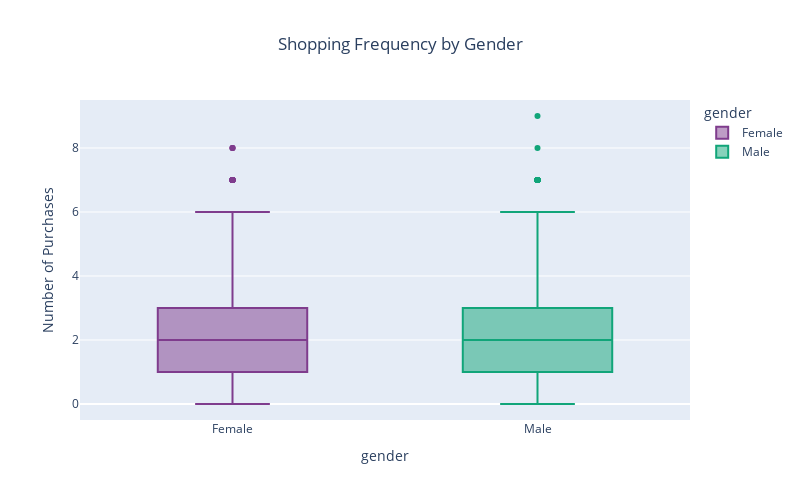

Notebook source saved alongside this figure:
### Code cell
#Frequency per Gender
fig = px.box(
    df,
    x='gender',
    y='frequency',
    color='gender',
    title='Shopping Frequency by Gender',
    labels={'frequency':'Number of Purchases'},
    color_discrete_sequence=px.colors.qualitative.Bold
)
fig.update_layout(title_x=0.5)
fig.update_layout(title_x=0.5,autosize=False,
width=800,
height=500,)
fig.show()

#Male customers may exhibit slightly higher purchase frequency compared to female shoppers.

### Figure 1 — Plotly figure (JSON) as saved in the notebook; plotly's stock layout.template omitted (floating-point values rounded to 4 significant figures; data arrays with more than 128 entries replaced by an {"elided": "..."} marker saying what was removed)
{"data": [{"alignmentgroup": "True", "hovertemplate": "gender=%{x}<br>Number of Purchases=%{y}<extra></extra>", "legendgroup": "Female", "marker": {"color": "rgb(127, 60, 141)"}, "name": "Female", "notched": false, "offsetgroup": "Female", "orientation": "v", "showlegend": true, "type": "box", "x": {"elided": "2440 str values"}, "x0": " ", "xaxis": "x", "y": {"elided": "2440 int values"}, "y0": " ", "yaxis": "y"}, {"alignmentgroup": "True", "hovertemplate": "gender=%{x}<br>Number of Purchases=%{y}<extra></extra>", "legendgroup": "Male", "marker": {"color": "rgb(17, 165, 121)"}, "name": "Male", "notched": false, "offsetgroup": "Male", "orientation": "v", "showlegend": true, "type": "box", "x": {"elided": "2560 str values"}, "x0": " ", "xaxis": "x", "y": {"elided": "2560 int values"}, "y0": " ", "yaxis": "y"}], "layout": {"autosize": false, "boxmode": "overlay", "height": 500, "legend": {"title": {"text": "gender"}, "tracegroupgap": 0}, "title": {"text": "Shopping Frequency by Gender", "x": 0.5}, "width": 800, "xaxis": {"anchor": "y", "autorange": true, "categoryarray": ["Female", "Male"], "categoryorder": "array", "domain": [0, 1], "range": [-0.5, 1.5], "title": {"text": "gender"}, "type": "category"}, "yaxis": {"anchor": "x", "autorange": true, "domain": [0, 1], "range": [-0.5, 9.5], "title": {"text": "Number of Purchases"}, "type": "linear"}}}
